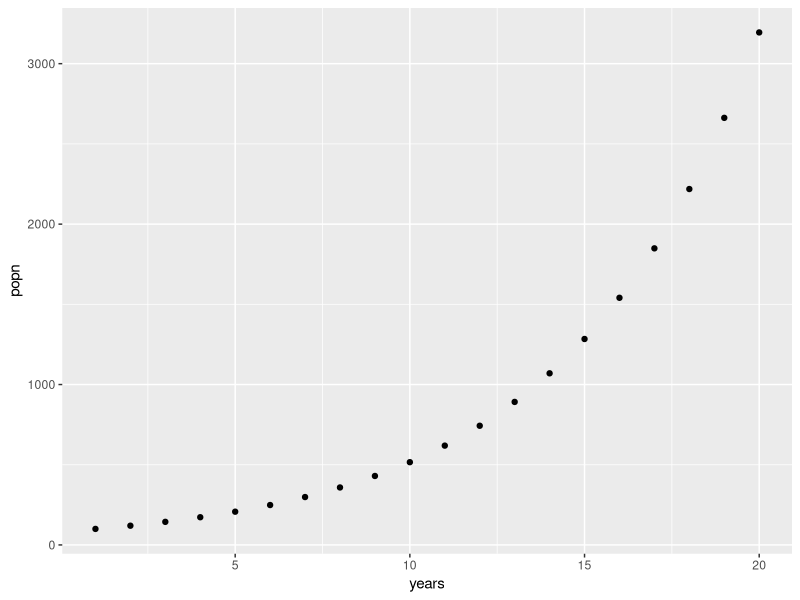
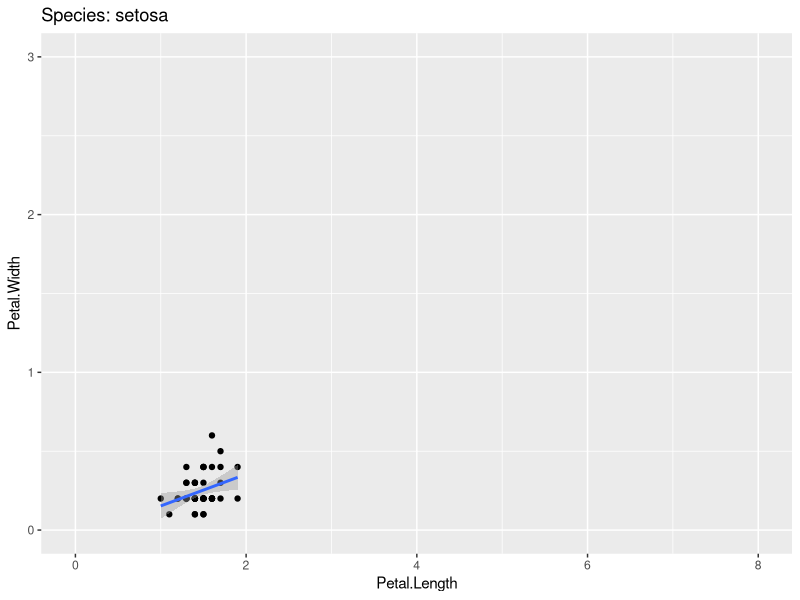
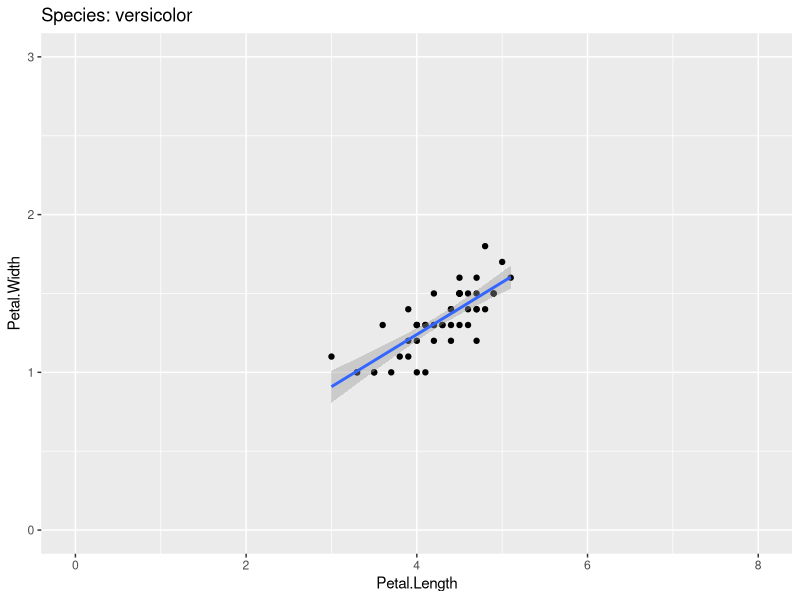
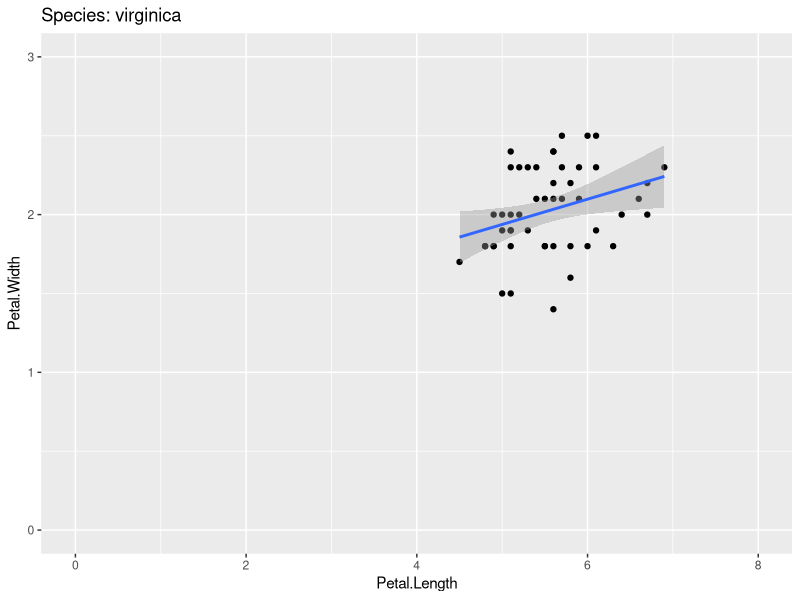

Here is the R script that generated these plots, in order:
## ---- chunk 1
library(tidyverse)
library(here)
## ---- chunk 2
# Create a new function called add_one
# x will be the only input to the function
add_one  <- function(x){
  
  # Add x and 1 together, store as the object "output"
  output <- x + 1
  
  # Print out whatever is stored in "output"
  return(output)
  
} 
## ---- chunk 3
# Supply 10 to our function
add_one(x = 10)

## ---- chunk 4
# Create a new function called add_together
# x and y will be the two arguments to the function
add_together  <- function(x, y){
  
  # Add x and y together, store as the object "output"
  output <- x + y
  
  # Print out whatever is stored in "output"
  return(output)
  
} 
## ---- chunk 5

## ---- chunk 6
add_together
## ---- chunk 7


## ---- chunk 8
# Create a function called lbs_to_kg that takes a data object 'weights' as input
lbs_to_kg  <- function(weights){
  
  # Multiply weights by 0.454, store as the object "output"
  output <- weights*0.454
  
  # Print out whatever is stored in "output"
  return(output)
  
} 
## ---- chunk 9
bison <- c(1000, 800, 1200, 1400)
## ---- chunk 10
lbs_to_kg(weights = bison)

## ---- chunk 11


## ---- chunk 12
# Look at the first 6 rows of iris
head(iris)
## ---- chunk 13
iris %>% 
  group_by(Species) %>% 
  summarize(Sepal.Length = mean(Sepal.Length),
            Sepal.Width = mean(Sepal.Width),
            Petal.Length = mean(Petal.Length),
            Petal.Width = mean(Petal.Width))
## ---- chunk 14
iris %>%
  group_by(Species) %>% 
  summarize(across(.cols = c(Sepal.Length, Sepal.Width, Petal.Length, Petal.Width), 
                   .fns = mean))
## ---- chunk 15
iris %>%
  group_by(Species) %>% 
  summarize(across(.cols = Sepal.Length:Petal.Width, 
                   .fns = mean))
## ---- chunk 16
iris %>%
  group_by(Species) %>% 
  summarize(across(.cols = everything(), 
                   .fns = mean))
## ---- chunk 17

## ---- chunk 18
iris %>%
  group_by(Species) %>% 
  summarize(across(.cols = where(is.numeric), 
                   .fns = mean))
## ---- chunk 19

## ---- chunk 20
for (i in 1:5) {
  # Print out whatever the value of i is
  print(i)
}
## ---- chunk 21
# First iteration where i = 1:
i <- 1
print(i)
## ---- chunk 22
# Second iteration where i = 2
i <- 2
print(i)
## ---- chunk 23
for (i in 1:5) {
  print(i*2)
}
## ---- chunk 24

## ---- chunk 25
N0 = 100  #initial population size

years = 20  #number of years into the future

N = vector(length = years)  # create an empty vector to store pop. sizes

N[1] = N0  #initial population size should be the first N

lambda = 1.2  #growth rate
## ---- chunk 26
print(N)
## ---- chunk 27
N[5]
## ---- chunk 28
N[1]
## ---- chunk 29
# For every year t in 2 through 20 (remember, "years" also equals 20), apply the following equation
for (t in 2:20) {
  N[t] = N[t - 1] * lambda # Apply the equation
}
## ---- chunk 30
N
## ---- chunk 31
# Store the data output as a dataframe for plotting
popn_data <- tibble(years = 1:years, # Make the years column = 1, 2, 3, ..., 20
                    popn = N) # Make the population column the corresponding population vector that we calculated
## ---- chunk 32
# Now plot the data with years on the x axis and population on the y
popn_data %>% 
  ggplot(aes(x = years, y = popn)) +
  geom_point()

## ---- chunk 33


## ---- chunk 34

## ---- chunk 35
head(iris)
## ---- chunk 36
iris[1,]
## ---- chunk 37
iris[,3]

## ---- chunk 38
iris[1,3]
## ---- chunk 39
for (i in 1:5) {
  
  # This prints out a statement saying "Here's column i", 
  #but the i gets replaced with the number that it's currently at
  print(paste("Here's column",i))
  
  # This prints out column i
  print(iris[,i])
}
## ---- chunk 40
for (i in 1:4) {
  
  # This prints out a statement saying "Here's column i", but the i gets replaced with the number that it's currently at
  print(paste("Here's column",i))
  
  # This prints out column i
  print(mean(iris[,i]))
}
## ---- chunk 41
iris %>% 
  summarize(across(.cols = 1:4, 
                   .fns = mean))
## ---- chunk 42
for (i in 1:4) {
  # Fetch the column names of the dataframe, store in a vector "names"
  names <- colnames(iris)
  
  # Print out the "i"th element of the vector to print alongside the output
  print(names[i])
  
  # This prints out column i
  print(mean(iris[,i]))
}
## ---- chunk 43

# Store a vector of unique species names from the Species column of Iris
spp_names <- unique(iris$Species)

# 
for (i in 1:length(spp_names)) {
  
  filt_data <- iris %>% 
    # 
    filter(Species == spp_names[i])
  
  # 
  plot <- filt_data %>% 
    # 
    ggplot(aes(x = Petal.Length,
               y = Petal.Width)) +
    # 
    geom_point() +
    # 
    geom_smooth(method = "lm") +
    # 
    lims(x = c(0,8),
         y = c(0,3)) +
    # 
    ggtitle(paste("Species:", spp_names[i]))
  
  # 
  print(plot)
}

